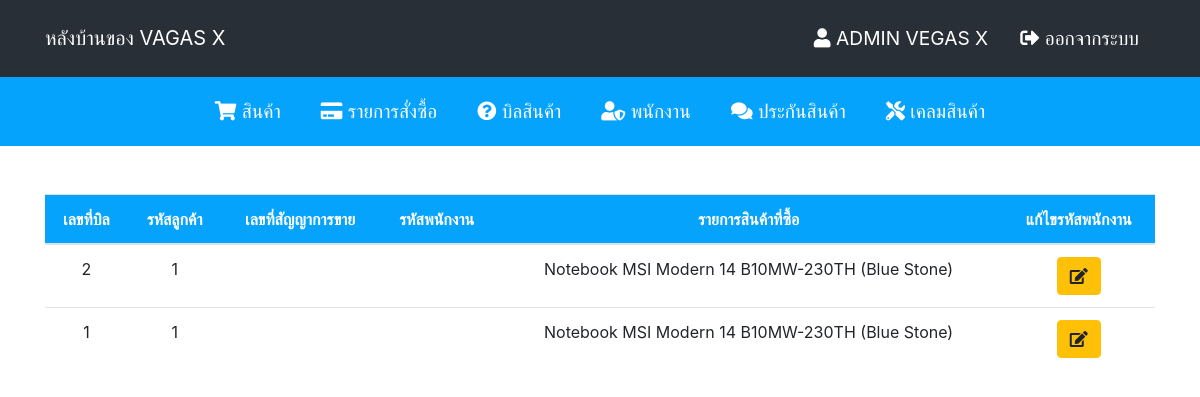
The page /admin/bill.php (signed in) on the database as committed earlier.
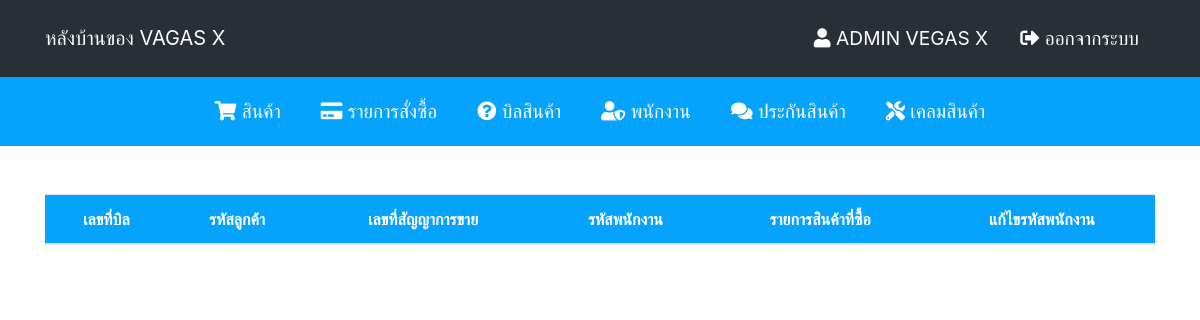
The same page on the database as committed later.
### tables this page shows
CREATE TABLE `bills` (
  `bill_id` int(11) NOT NULL,
  `cilent_id` varchar(255) NOT NULL,
  `sale_id` varchar(255) NOT NULL,
  `employee_id` varchar(255) NOT NULL,
  `store_name` varchar(255) NOT NULL
);

### admin/bill.php (the view, shortened to what this page needs)
<?php
    include('../config/db.php');
?>
<!DOCTYPE html>
<html lang="en">
<head>
    <?php include('includes/css.php'); ?>
</head>
<body>
    <?php include('includes/navbar.php'); ?>
    <div class="container mt-5">
        <table class="table text-center">
            <thead class="table-custom">
                <tr>
                    <th>เลขที่บิล</th>
                    <th>รหัสลูกค้า</th>
                    <th>เลขที่สัญญาการขาย</th>
                    <th>รหัสพนักงาน</th>
                    <th>รายการสินค้าที่ซื้อ</th>
                    <th>แก้ไขรหัสพนักงาน</th>
                </tr>
            </thead>
            <tbody>
                <?php
                     $sql = "SELECT * FROM `bills` ORDER BY `bill_id` DESC";
                     $query = mysqli_query($conn, $sql);
                     while($row = mysqli_fetch_array($query)) {
                ?>
                <tr>
                    <td><?= $row['bill_id']; ?></td>
                    <td><?= $row['cilent_id']; ?></td>
                    <td><?= $row['sale_id']; ?></td>
                    <td><?= $row['employee_id']; ?></td>
                    <td><?= $row['store_name']; ?></td>
                    <td><a href="#" data-toggle="modal" data-target="#editEmployee<?= $row['bill_id']; ?>" class="btn btn-warning"><i class="fas fa-edit"></i></a></td>
                </tr>
                <?php } ?>
            </tbody>
        </table>
    </div>
</body>
</html>

Rows that differ between the two databases and show on the page:
removed bills: bill_id "2", cilent "1", store_name "Notebook MSI Modern 14 B10MW-230TH (Blue Stone)"
removed bills: bill_id "1", cilent "1", store_name "Notebook MSI Modern 14 B10MW-230TH (Blue Stone)"
